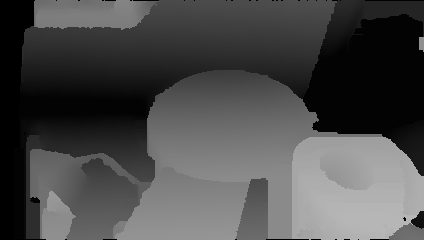
#> input picture Datasets/user/1_depth.png, 424 x 240 px, given in place of 3_Depth.png, which was not available
$ python normal2.py
#> lines starting #> are read from the running program, lines starting #| are printed output that depends on the picture; pictures that were not available may be replaced by others from this repository, and a replacement may not be noted
### MAIN/extractPolygons.py
import numpy as np
import argparse
import cv2
import createMask as cm

def face_amount(image):
    cv2.imshow("Start Image", image)
    cv2.waitKey(0)
    value = input("Please enter an integer:\n")
    return int(value)

# [35 lines left out: functions extract_polygons, extract_polygons_csv, main, not called in this run]


[
[(333.78571428571433, 71.44805194805184), (224.69480519480518, 144.1753246753246), (332.48701298701303, 176.64285714285705), (411.7077922077922, 141.57792207792198)],
[(319.5, 154.56493506493496), (253.26623376623374, 225.9935064935064), (376.6428571428571, 276.6428571428571), (441.57792207792204, 218.20129870129864)],
[(455.8636363636364, 238.98051948051943), (345.47402597402595, 333.7857142857142), (418.2012987012987, 350.66883116883116), (518.2012987012987, 284.4350649350649)]]


# [2 lines that do not run on import are left out]

### MAIN/normal2.py
import sys
sys.path.append('C:\\Users\\Jared\\Documents\ECTE458\\3D-LV\Python\\Tests')
import numpy as np
import argparse
import cv2
import signal
import createMask as cm
import extractPolygons as ep
from functools import wraps
import errno
import os
import copy

def most_frequent(List):
    dict = {}
    count, itm = 0, ''
    for item in reversed(List):
        dict[item] = dict.get(item, 0) + 1
        if dict[item] >= count :
            count, itm = dict[item], item
    return(itm)

def extract_normals(d_im):
    print("extracting normals")
    d_im = d_im.astype("float64")
    normals = np.array(d_im, dtype="float32")
    h,w,d = d_im.shape
    shape = [h, w, d]
    print("%s%s%s" % (h, w, d))
    dict = {}
    count, itm = 0, ''
    for i in range(1,w-1):
        for j in range(1,h-1):
            t = np.array([i,j-1,d_im[j-1,i,0]],dtype="float64")
            f = np.array([i-1,j,d_im[j,i-1,0]],dtype="float64")
            c = np.array([i,j,d_im[j,i,0]] , dtype = "float64")
            d = np.cross(f-c,t-c)
            n = d / np.sqrt((np.sum(d**2)))
            normals[j,i,:] = n
            #print(n)
            item = ("%s%s%s" % (n[0], n[1], n[2]))
            #print(item)
            dict[item] = dict.get(item, 0) + 1
            if dict[item] >= count :
                count, itm = dict[item], item
    return normals, itm

def remove_noise_layer(normals, itm):
    #is normals with mask??
    #imshow(normals)
    h,w,d = normals.shape
    print("Normals extracted, removing noise")
    for i in range(1,w-1):
        for j in range(1,h-1):
            if ("%s%s%s" % (normals[j,i,0], normals[j,i,1], normals[j,i,2])) == itm:
                normals[j,i,:] = np.nan
                #print("nannafide")
    return normals


def main():
    imagePath = "C:\\Users\\Jared\\Documents\\ECTE458\\3D-LV\\Datasets\\user\\3_Depth.png"
    d_im = cv2.imread(imagePath)
#> d_im is the input picture: shape (240, 424, 3); min 0, max 182, mean 74.9
    shape = np.empty([1,3])
    normals, itm = extract_normals(d_im)
#| 2404243
#> after the loop in extract_normals, `for i in range(1,w-1):`:
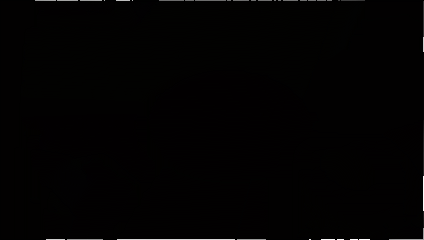
#> normals: shape (240, 424, 3) float32; mean of channels 0, 1, 2 0.7, 0.7, 1.5; drawn with min black and max white
#> after the loop in extract_normals, `for i in range(1,w-1):`: count = 52214; dict = 858 items; itm = '0.00.01.0'
#> itm = '0.00.01.0'
    print(itm)
#| 0.00.01.0
    normals = remove_noise_layer(normals, itm)
#> after the loop in remove_noise_layer, `for i in range(1,w-1):`: normals: shape (240, 424, 3) float32; 51.31% of the values are NaN or infinite; the others: min -1, max 177, mean 1.62
    print("Noise removed, create a mask")
    cv2.imshow("Normals", normals)
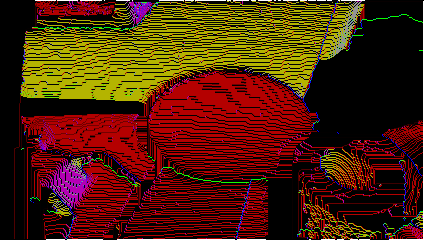
#> window 'Normals': shape (240, 424, 3); mean B, G, R 8.4, 33.5, 79.1
    cv2.waitKey(0)
    number = ep.face_amount(normals)
##########################################################################################
# APPEND EACH POLYGON
    for count in range(number):
        r, depth = cm.create_mask(normals)
        imageMaskAv = cm.replace_masked_average(r, normals)
        cv2.imshow("Masked average", imageMaskAv)
        cv2.waitKey(0)
# [51 lines of commented-out code are left out]

if __name__ == "__main__":
#> (the run stopped early here; a loop or call above may not have finished)

$ run again, on Datasets/user/2_Depth.png
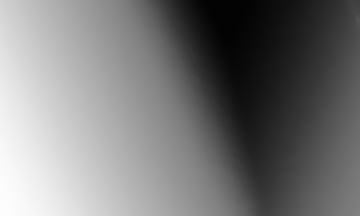
#> input picture Datasets/user/2_Depth.png, 360 x 216 px, given in place of 3_Depth.png, which was not available
#> in main, d_im is the input picture: shape (216, 360, 3); min 3, max 254, mean 120.8
#| 2163603
#> after the loop in extract_normals, `for i in range(1,w-1):`:
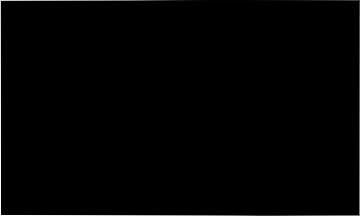
#> normals: shape (216, 360, 3) float32; mean of channels 0, 1, 2 2.3, 1.8, 2.7; drawn with min black and max white
#> after the loop in extract_normals, `for i in range(1,w-1):`: count = 21156; dict = 73 items; itm = '0.70710678118654750.00.7071067811865475'
#| 0.70710678118654750.00.7071067811865475
#> in main, `cv2.imshow("Normals", normals)`:
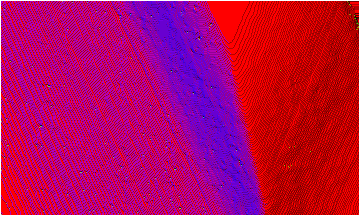
#> window 'Normals': shape (216, 360, 3); mean B, G, R 89.2, 4, 181.3
